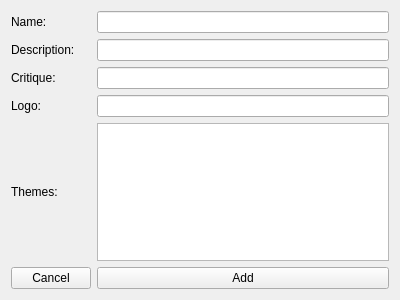
<?xml version="1.0" encoding="UTF-8"?>
<ui version="4.0">
 <class>AddPublisher</class>
 <widget class="QWidget" name="AddPublisher">
  <property name="geometry">
   <rect>
    <x>0</x>
    <y>0</y>
    <width>400</width>
    <height>300</height>
   </rect>
  </property>
  <property name="windowTitle">
   <string>Form</string>
  </property>
  <layout class="QGridLayout" name="gridLayout">
   <item row="0" column="0">
    <widget class="QLabel" name="nameLabel">
     <property name="text">
      <string>Name:</string>
     </property>
    </widget>
   </item>
   <item row="0" column="1">
    <widget class="QLineEdit" name="nameLineEdit"/>
   </item>
   <item row="1" column="0">
    <widget class="QLabel" name="descriptionLabel">
     <property name="text">
      <string>Description:</string>
     </property>
    </widget>
   </item>
   <item row="1" column="1">
    <widget class="QLineEdit" name="descriptionLineEdit"/>
   </item>
   <item row="5" column="0">
    <widget class="QPushButton" name="cancelPushButton">
     <property name="text">
      <string>Cancel</string>
     </property>
    </widget>
   </item>
   <item row="5" column="1">
    <widget class="QPushButton" name="addPushButton">
     <property name="layoutDirection">
      <enum>Qt::LeftToRight</enum>
     </property>
     <property name="text">
      <string>Add</string>
     </property>
    </widget>
   </item>
   <item row="2" column="0">
    <widget class="QLabel" name="critiqueLabel">
     <property name="text">
      <string>Critique:</string>
     </property>
    </widget>
   </item>
   <item row="2" column="1">
    <widget class="QLineEdit" name="critiqueLineEdit"/>
   </item>
   <item row="3" column="0">
    <widget class="QLabel" name="logoLabel">
     <property name="text">
      <string>Logo:</string>
     </property>
    </widget>
   </item>
   <item row="3" column="1">
    <widget class="QLineEdit" name="logoLineEdit"/>
   </item>
   <item row="4" column="0">
    <widget class="QLabel" name="themesLabel">
     <property name="text">
      <string>Themes:</string>
     </property>
    </widget>
   </item>
   <item row="4" column="1">
    <widget class="QListWidget" name="themesListWidget"/>
   </item>
  </layout>
 </widget>
 <resources/>
 <connections/>
</ui>
